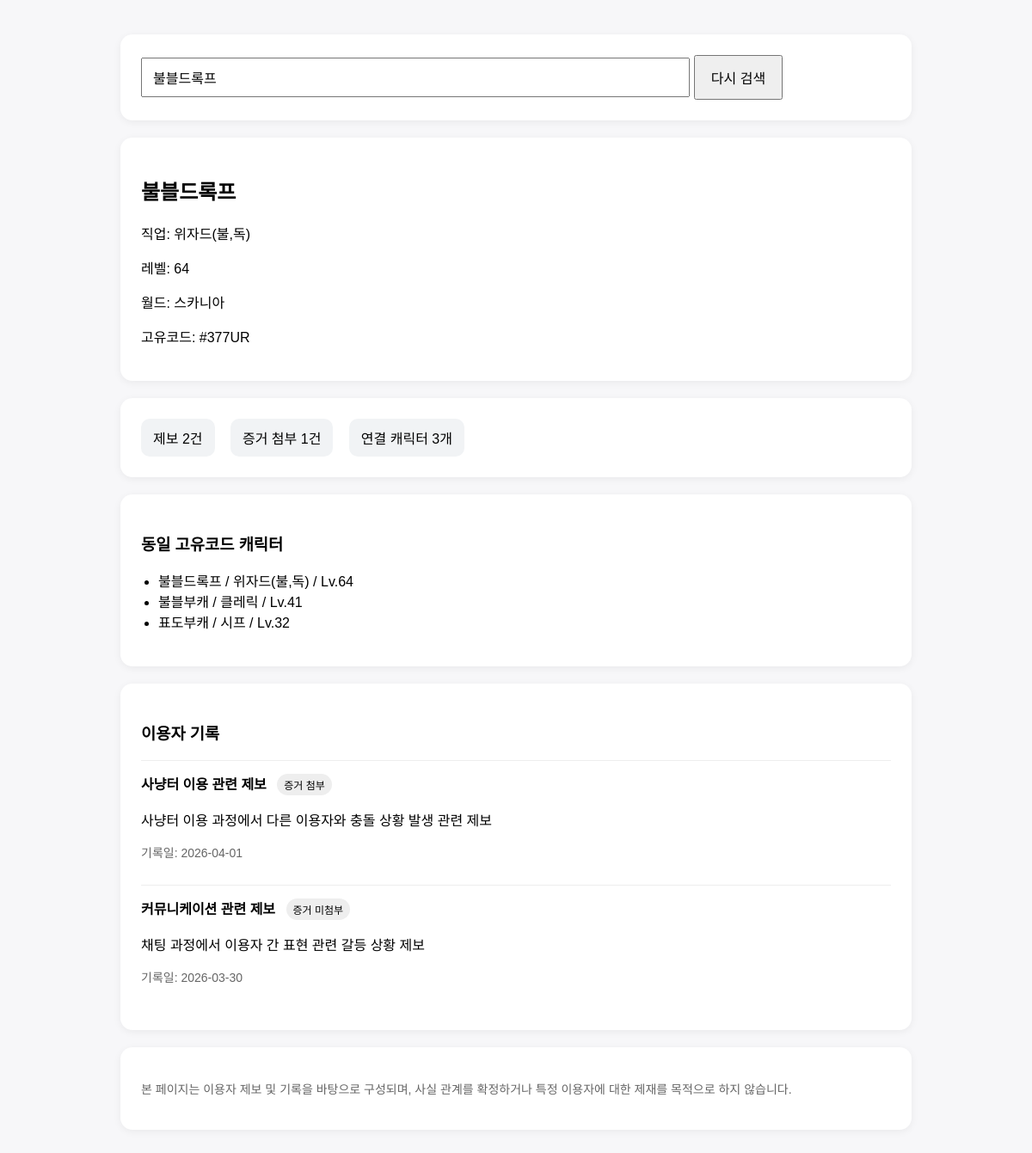
/search?name=불블드록프, run on the app's committed database.
### tables this page shows
CREATE TABLE characters (
    id INTEGER PRIMARY KEY AUTOINCREMENT,
    character_name TEXT NOT NULL UNIQUE,
    unique_code TEXT NOT NULL,
    job TEXT,
    level INTEGER,
    world TEXT,
    created_at TEXT DEFAULT CURRENT_TIMESTAMP
);

CREATE TABLE reports (
    id INTEGER PRIMARY KEY AUTOINCREMENT,
    character_name TEXT NOT NULL,
    unique_code TEXT NOT NULL,
    category TEXT NOT NULL,
    summary TEXT NOT NULL,
    evidence INTEGER NOT NULL DEFAULT 0,
    report_date TEXT NOT NULL,
    created_at TEXT DEFAULT CURRENT_TIMESTAMP
);

### app.py (the view)
@app.route("/search", methods=["GET"])
def search():
    name = request.args.get("name", "").strip()
    if not name:
        return render_template("result.html", found=False, query=name)
    conn = get_conn()
    conn.execute(
        "INSERT INTO search_logs (character_name) VALUES (?)",
        (name,)
    )
    conn.commit()
    character = conn.execute("""
        SELECT *
        FROM characters
        WHERE character_name = ?
    """, (name,)).fetchone()
    if not character:
        conn.close()
        return render_template("result.html", found=False, query=name)
    linked_chars = conn.execute("""
        SELECT character_name, job, level
        FROM characters
        WHERE unique_code = ?
        ORDER BY level DESC, character_name ASC
    """, (character["unique_code"],)).fetchall()
    reports = conn.execute("""
        SELECT category, summary, evidence, report_date
        FROM reports
        WHERE unique_code = ?
        ORDER BY report_date DESC
    """, (character["unique_code"],)).fetchall()
    report_count = len(reports)
    evidence_count = sum(1 for r in reports if r["evidence"] == 1)
    conn.close()
    return render_template(
        "result.html",
        found=True,
        character=character,
        linked_chars=linked_chars,
        reports=reports,
        report_count=report_count,
        evidence_count=evidence_count,
        query=name
    )

### app.py (called while the page is built)
def get_conn():
    conn = sqlite3.connect(DB_PATH)
    conn.row_factory = sqlite3.Row
    return conn

### templates/result.html (shortened to what this page needs)
<!DOCTYPE html>
<html lang="ko">
<head>
</head>
<body>
  <div class="box">
    <form action="/search" method="get">
      <input type="text" name="name" value="{{ query }}" placeholder="캐릭터명 입력">
      <button type="submit">다시 검색</button>
    </form>
  </div>
  {% if not found %}
    <div class="box">
      <h2>검색 결과 없음</h2>
      <p><strong>{{ query }}</strong> 에 대한 기록을 찾지 못했습니다.</p>
      <p class="muted">아직 등록되지 않은 캐릭터일 수 있습니다.</p>
    </div>
  {% else %}
    <div class="box">
      <h2>{{ character["character_name"] }}</h2>
      <p>직업: {{ character["job"] or '-' }}</p>
      <p>레벨: {{ character["level"] or '-' }}</p>
      <p>월드: {{ character["world"] or '-' }}</p>
      <p>고유코드: {{ character["unique_code"] }}</p>
    </div>
    <div class="box">
      <div class="stat">제보 {{ report_count }}건</div>
      <div class="stat">증거 첨부 {{ evidence_count }}건</div>
      <div class="stat">연결 캐릭터 {{ linked_chars|length }}개</div>
    </div>
    <div class="box">
      <h3>동일 고유코드 캐릭터</h3>
      <ul>
        {% for c in linked_chars %}
          <li>{{ c["character_name"] }} / {{ c["job"] }} / Lv.{{ c["level"] }}</li>
        {% endfor %}
      </ul>
    </div>
    <div class="box">
      <h3>이용자 기록</h3>
      {% if reports %}
        {% for report in reports %}
          <div class="report">
            <strong>{{ report["category"] }}</strong>
            {% if report["evidence"] == 1 %}
              <span class="badge">증거 첨부</span>
            {% else %}
              <span class="badge">증거 미첨부</span>
            {% endif %}
            <p>{{ report["summary"] }}</p>
            <p class="muted">기록일: {{ report["report_date"] }}</p>
          </div>
        {% endfor %}
      {% else %}
        <p class="muted">등록된 기록이 없습니다.</p>
      {% endif %}
    </div>
    <div class="box">
      <p class="muted">
        본 페이지는 이용자 제보 및 기록을 바탕으로 구성되며, 사실 관계를 확정하거나 특정 이용자에 대한 제재를 목적으로 하지 않습니다.
      </p>
    </div>
  {% endif %}
</body>
</html>

### templates/result.html (style rules this page uses)
body { font-family: Arial, sans-serif; max-width: 920px; margin: 40px auto; padding: 0 16px; background: #f7f7f9; }
.box { background: white; border-radius: 14px; padding: 24px; margin-bottom: 20px; box-shadow: 0 2px 10px rgba(0,0,0,0.06); }
input[type=text] { width: 70%; padding: 12px; font-size: 16px; }
button { padding: 12px 18px; font-size: 16px; cursor: pointer; }
.stat { display: inline-block; margin-right: 14px; padding: 10px 14px; border-radius: 10px; background: #f1f3f5; }
.muted { color: #666; font-size: 14px; }
ul { padding-left: 20px; }
.report { border-top: 1px solid #eee; padding: 14px 0; }
.badge { display: inline-block; padding: 4px 8px; border-radius: 999px; background: #eee; font-size: 12px; margin-left: 8px; }

### data on the page
characters: character_name "불블드록프", job "위자드(불,독)", level "64", world "스카니아", unique_code "#377UR"
characters: character_name "불블부캐", job "클레릭", level "41"
characters: character_name "표도부캐", job "시프", level "32"
reports: category "사냥터 이용 관련 제보", evidence "증거 첨부", summary "사냥터 이용 과정에서 다른 이용자와 충돌 상황 발생 관련 제보", report_date "2026-04-01"
reports: category "커뮤니케이션 관련 제보", evidence "증거 미첨부", summary "채팅 과정에서 이용자 간 표현 관련 갈등 상황 제보", report_date "2026-03-30"

### other printed values
{{ report_count }} "2"
{{ evidence_count }} "1"
{{ linked_chars|length }} "3"
